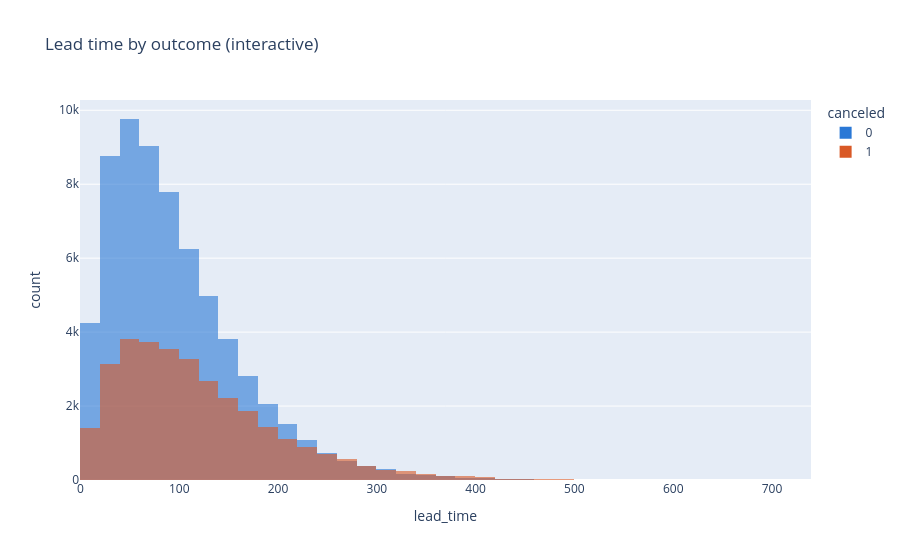

The notebook cell saved with this chart:
### Code cell
# Interactive: lead-time distribution split by outcome (hover + zoom).
fig = px.histogram(df, x="lead_time", color=TARGET, nbins=60, barmode="overlay",
                   opacity=0.6, color_discrete_map={0: "#2a78d6", 1: "#d95926"},
                   title="Lead time by outcome (interactive)",
                   labels={"is_canceled": "canceled"})
fig.show()

### Figure 1 — Plotly figure (JSON) as saved in the notebook; plotly's stock layout.template omitted (floating-point values rounded to 4 significant figures; data arrays with more than 128 entries replaced by an {"elided": "..."} marker saying what was removed)
{"data": [{"bingroup": "x", "hovertemplate": "canceled=0<br>lead_time=%{x}<br>count=%{y}<extra></extra>", "legendgroup": "0", "marker": {"color": "#2a78d6", "opacity": 0.6, "pattern": {"shape": ""}}, "name": "0", "nbinsx": 60, "orientation": "v", "showlegend": true, "type": "histogram", "x": {"elided": "64626 int values"}, "xaxis": "x", "yaxis": "y"}, {"bingroup": "x", "hovertemplate": "canceled=1<br>lead_time=%{x}<br>count=%{y}<extra></extra>", "legendgroup": "1", "marker": {"color": "#d95926", "opacity": 0.6, "pattern": {"shape": ""}}, "name": "1", "nbinsx": 60, "orientation": "v", "showlegend": true, "type": "histogram", "x": {"elided": "31865 int values"}, "xaxis": "x", "yaxis": "y"}], "layout": {"barmode": "overlay", "legend": {"title": {"text": "canceled"}, "tracegroupgap": 0}, "title": {"text": "Lead time by outcome (interactive)"}, "xaxis": {"anchor": "y", "domain": [0.0, 1.0], "title": {"text": "lead_time"}}, "yaxis": {"anchor": "x", "domain": [0.0, 1.0], "title": {"text": "count"}}}}
